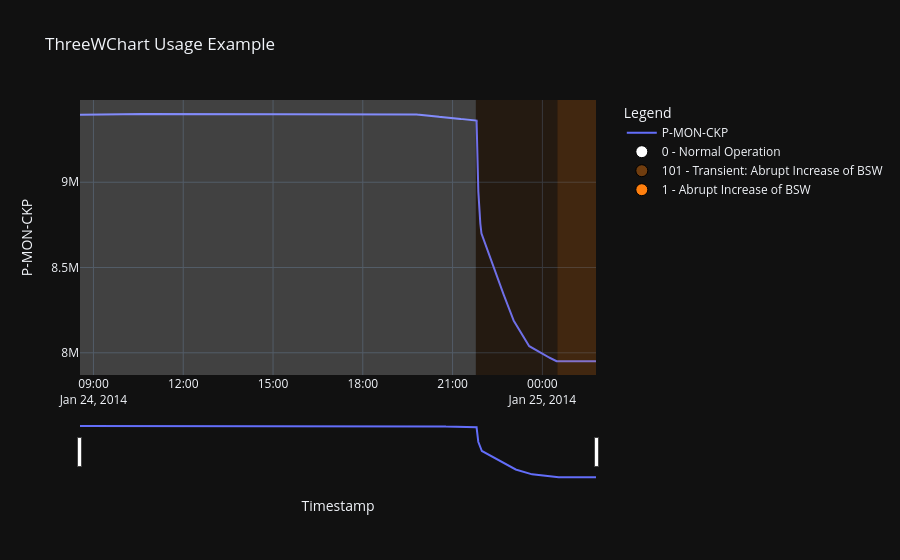

Source (notebook cell):
### Markdown cell above
To visualize the 3W Dataset, the data is loaded from the Parquet files present in the `dataset` directory. The data is then processed to create a Plotly figure that can be displayed using the `plot` method.

### Code cell
chart = ThreeWChart(
    file_path="../../dataset/1/WELL-00001_20140124083303.parquet",
    title="ThreeWChart Usage Example",
)
fig, _ = chart.plot()
fig.show()

### Figure 1 — Plotly figure (JSON) as saved in the notebook; plotly's stock layout.template omitted (floating-point values rounded to 4 significant figures; data arrays with more than 128 entries replaced by an {"elided": "..."} marker saying what was removed)
{"data": [{"mode": "lines", "name": "P-MON-CKP", "x": {"elided": "62068 str values"}, "y": {"elided": "62068 float values"}, "type": "scatter"}, {"marker": {"color": "white", "line": {"color": "black", "width": 1}, "size": 12}, "mode": "markers", "name": "0 - Normal Operation", "showlegend": true, "x": [null], "y": [null], "type": "scatter"}, {"marker": {"color": "rgba(255, 127, 14, 0.4)", "line": {"color": "black", "width": 1}, "size": 12}, "mode": "markers", "name": "101 - Transient: Abrupt Increase of BSW", "showlegend": true, "x": [null], "y": [null], "type": "scatter"}, {"marker": {"color": "#ff7f0e", "line": {"color": "black", "width": 1}, "size": 12}, "mode": "markers", "name": "1 - Abrupt Increase of BSW", "showlegend": true, "x": [null], "y": [null], "type": "scatter"}], "layout": {"xaxis": {"rangeslider": {"visible": true}, "title": {"text": "Timestamp"}}, "legend": {"x": 1.05, "y": 1, "title": {"text": "Legend"}, "itemclick": false, "itemdoubleclick": false}, "shapes": [{"fillcolor": "white", "opacity": 0.2, "type": "rect", "x0": "2014-01-24T08:33:03", "x1": "2014-01-24T21:46:38", "xref": "x", "y0": 0, "y1": 1, "yref": "paper", "line": {"width": 0}}, {"fillcolor": "rgba(255, 127, 14, 0.4)", "opacity": 0.2, "type": "rect", "x0": "2014-01-24T21:46:39", "x1": "2014-01-25T00:30:10", "xref": "x", "y0": 0, "y1": 1, "yref": "paper", "line": {"width": 0}}, {"fillcolor": "#ff7f0e", "opacity": 0.2, "type": "rect", "x0": "2014-01-25T00:30:11", "x1": "2014-01-25T01:47:30", "xref": "x", "y0": 0, "y1": 1, "yref": "paper", "line": {"width": 0}}], "yaxis": {"title": {"text": "P-MON-CKP"}}, "title": {"text": "ThreeWChart Usage Example"}}}
